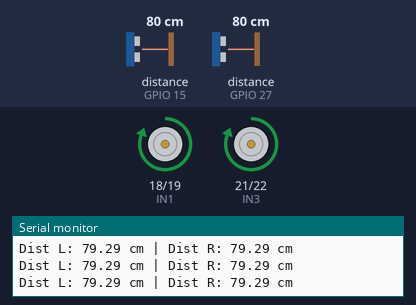
Bench run of a sketch on a simulated ESP32. On the bench: motor-driver pin pairs drawn as motors (green arrow = first pin HIGH = forward, orange = second pin HIGH = backward, longer = more drive, scaled by the enable pin), the last lines printed to the serial monitor. Wiring (inferred from the names in the program): 2 × ultrasonic range finder: trigger GPIO 14, echo GPIO 15 / trigger GPIO 26, echo GPIO 27. The inputs (shaded band) are chosen by the test bench; at power-on: distance to the obstacle (sensors on GPIO 15, GPIO 27) 80 cm. The echo pulse lasts 58.3 µs per cm.

Above: at 1.2 s.
1.3 s: distance to the obstacle (sensor on GPIO 15) set to 17 cm
2.8 s: distance to the obstacle (sensor on GPIO 15) set to 13 cm
At 3.9 s:
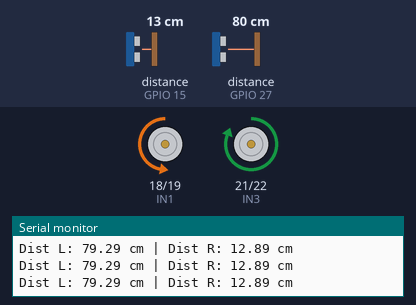
4.3 s: distance to the obstacle (sensor on GPIO 27) set to 17 cm
5.8 s: distance to the obstacle (sensor on GPIO 27) set to 14 cm
At 6.43 s:
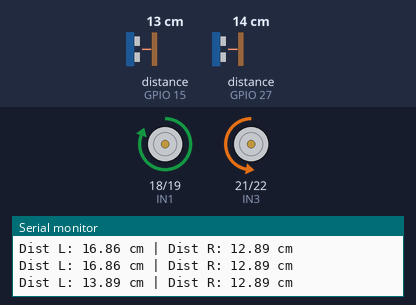
8.8 s: distance to the obstacle (sensor on GPIO 27) set to 18 cm
10.7 s: distance to the obstacle (sensor on GPIO 15) set to 18 cm
At 12.1 s:
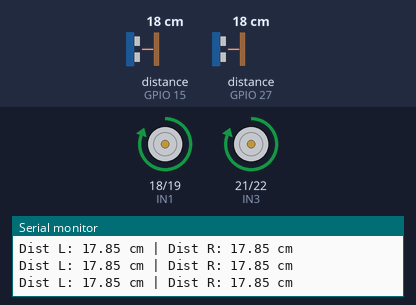
Timing chart, 0 to 13.5 s (numbered marks = the images above; inputs shaded):
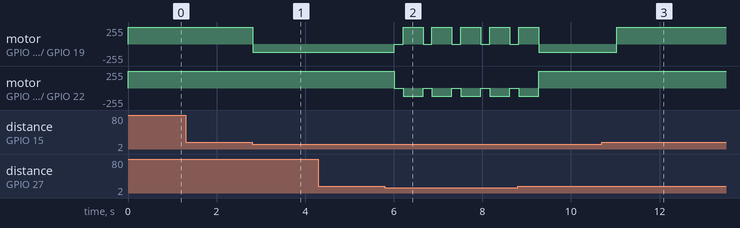

The sketch:

obstacle.ino
```cpp
// === Motor Pins (L298N) ===
#define IN1 18
#define IN2 19
#define IN3 21
#define IN4 22
#define ENA 23   // Motor A PWM
#define ENB 25   // Motor B PWM

// === Ultrasonic Sensors ===
#define TRIG_LEFT 26
#define ECHO_LEFT 27
#define TRIG_RIGHT 14
#define ECHO_RIGHT 15

// === Motor Speed (0-255) ===
int motorSpeed = 255; // Full throttle

void setup() {
  Serial.begin(115200);

  // Motor pins
  pinMode(IN1, OUTPUT);
  pinMode(IN2, OUTPUT);
  pinMode(IN3, OUTPUT);
  pinMode(IN4, OUTPUT);
  pinMode(ENA, OUTPUT);
  pinMode(ENB, OUTPUT);

  // Ultrasonic sensors
  pinMode(TRIG_LEFT, OUTPUT);
  pinMode(ECHO_LEFT, INPUT);
  pinMode(TRIG_RIGHT, OUTPUT);
  pinMode(ECHO_RIGHT, INPUT);
}

// === Ultrasonic Function ===
float getDistance(int trigPin, int echoPin) {
  digitalWrite(trigPin, LOW);
  delayMicroseconds(2);
  digitalWrite(trigPin, HIGH);
  delayMicroseconds(10);
  digitalWrite(trigPin, LOW);

  long duration = pulseIn(echoPin, HIGH, 30000); // 30ms timeout
  if (duration == 0) return -1; // No echo
  return duration * 0.034 / 2;  // cm
}

// === Motor Control ===
void forward() {
  digitalWrite(IN1, HIGH); digitalWrite(IN2, LOW);
  digitalWrite(IN3, HIGH); digitalWrite(IN4, LOW);
  analogWrite(ENA, motorSpeed);
  analogWrite(ENB, motorSpeed);
}

void turnLeft(int speedA, int speedB) {
  digitalWrite(IN1, LOW); digitalWrite(IN2, HIGH);
  digitalWrite(IN3, HIGH); digitalWrite(IN4, LOW);
  analogWrite(ENA, speedA);
  analogWrite(ENB, speedB);
}

void turnRight(int speedA, int speedB) {
  digitalWrite(IN1, HIGH); digitalWrite(IN2, LOW);
  digitalWrite(IN3, LOW); digitalWrite(IN4, HIGH);
  analogWrite(ENA, speedA);
  analogWrite(ENB, speedB);
}

void stopMotors() {
  digitalWrite(IN1, LOW); digitalWrite(IN2, LOW);
  digitalWrite(IN3, LOW); digitalWrite(IN4, LOW);
  analogWrite(ENA, 0);
  analogWrite(ENB, 0);
}

// === Main Loop ===
void loop() {
  float distLeft = getDistance(TRIG_LEFT, ECHO_LEFT);
  float distRight = getDistance(TRIG_RIGHT, ECHO_RIGHT);

  Serial.print("Dist L: "); Serial.print(distLeft);
  Serial.print(" cm | Dist R: "); Serial.print(distRight);
  Serial.println(" cm");

  // === Obstacle Avoidance Logic ===
  if ((distLeft > 0 && distLeft < 15) && (distRight > 0 && distRight < 15)) {
    // Obstacle straight ahead: try to back up slightly
    stopMotors();
    delay(200);
    turnRight(motorSpeed, motorSpeed / 2); // Turn a bit right
    delay(400);
  }
  else if (distLeft > 0 && distLeft < 15) {
    // Obstacle on left, turn right
    turnRight(motorSpeed, motorSpeed / 2);
    delay(300);
  }
  else if (distRight > 0 && distRight < 15) {
    // Obstacle on right, turn left
    turnLeft(motorSpeed / 2, motorSpeed);
    delay(300);
  }
  else {
    // No obstacle, go forward
    forward();
  }

  delay(50); // small delay for stability
}
```

Measured:
- the behaviour switches between 16 and 15 cm on distance to the obstacle (sensor on GPIO 15) (found by bisection; images 0 and 1)
- the behaviour switches between 16 and 15 cm on distance to the obstacle (sensor on GPIO 27) (found by bisection; images 1 and 2)
- after the input at 2.8 s, motor on GPIO 18 (IN1) / GPIO 19 (IN2): forward 255/255 → backward 127/255 at once
- after the input at 5.8 s, motor on GPIO 18 (IN1) / GPIO 19 (IN2): alternates forward 255/255 for 0.45 s and stopped for 0.20 s, starting after 0.21 s; motor on GPIO 21 (IN3) / GPIO 22 (IN4): alternates backward 127/255 for 0.45 s and stopped for 0.20 s, starting after 0.21 s
- after the input at 10.7 s, motor on GPIO 18 (IN1) / GPIO 19 (IN2): backward 127/255 → forward 255/255 after 0.34 s
